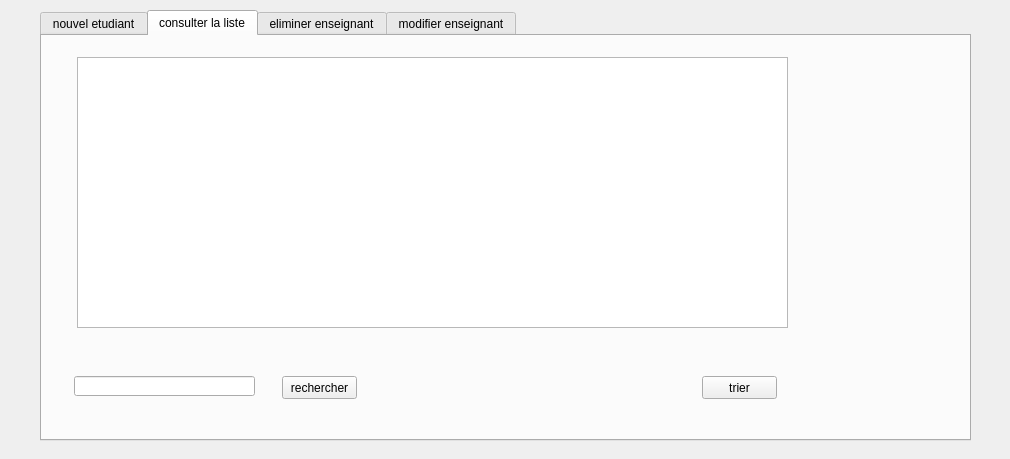
<?xml version="1.0" encoding="UTF-8"?>
<ui version="4.0">
 <class>etudiant</class>
 <widget class="QDialog" name="etudiant">
  <property name="geometry">
   <rect>
    <x>0</x>
    <y>0</y>
    <width>1010</width>
    <height>459</height>
   </rect>
  </property>
  <property name="windowTitle">
   <string>Dialog</string>
  </property>
  <widget class="QTabWidget" name="tabWidget">
   <property name="geometry">
    <rect>
     <x>40</x>
     <y>10</y>
     <width>931</width>
     <height>431</height>
    </rect>
   </property>
   <property name="currentIndex">
    <number>1</number>
   </property>
   <widget class="QWidget" name="tab">
    <attribute name="title">
     <string>nouvel etudiant</string>
    </attribute>
    <widget class="QLineEdit" name="lineEdit_identifiant">
     <property name="geometry">
      <rect>
       <x>190</x>
       <y>60</y>
       <width>113</width>
       <height>20</height>
      </rect>
     </property>
    </widget>
    <widget class="QLineEdit" name="lineEdit_nom">
     <property name="geometry">
      <rect>
       <x>190</x>
       <y>120</y>
       <width>113</width>
       <height>20</height>
      </rect>
     </property>
    </widget>
    <widget class="QLineEdit" name="lineEdit_prenom">
     <property name="geometry">
      <rect>
       <x>190</x>
       <y>180</y>
       <width>113</width>
       <height>20</height>
      </rect>
     </property>
    </widget>
    <widget class="QLineEdit" name="lineEdit_classe">
     <property name="geometry">
      <rect>
       <x>190</x>
       <y>240</y>
       <width>113</width>
       <height>20</height>
      </rect>
     </property>
    </widget>
    <widget class="QLabel" name="label">
     <property name="geometry">
      <rect>
       <x>70</x>
       <y>60</y>
       <width>47</width>
       <height>14</height>
      </rect>
     </property>
     <property name="text">
      <string>identifiant</string>
     </property>
    </widget>
    <widget class="QLabel" name="label_2">
     <property name="geometry">
      <rect>
       <x>70</x>
       <y>130</y>
       <width>47</width>
       <height>14</height>
      </rect>
     </property>
     <property name="text">
      <string>nom</string>
     </property>
    </widget>
    <widget class="QLabel" name="label_3">
     <property name="geometry">
      <rect>
       <x>70</x>
       <y>180</y>
       <width>47</width>
       <height>14</height>
      </rect>
     </property>
     <property name="text">
      <string>prenom</string>
     </property>
    </widget>
    <widget class="QLabel" name="label_4">
     <property name="geometry">
      <rect>
       <x>70</x>
       <y>240</y>
       <width>47</width>
       <height>14</height>
      </rect>
     </property>
     <property name="text">
      <string>classe</string>
     </property>
    </widget>
    <widget class="QPushButton" name="ajouter">
     <property name="geometry">
      <rect>
       <x>580</x>
       <y>350</y>
       <width>75</width>
       <height>23</height>
      </rect>
     </property>
     <property name="text">
      <string>ajouter</string>
     </property>
    </widget>
   </widget>
   <widget class="QWidget" name="tab_2">
    <attribute name="title">
     <string>consulter la liste</string>
    </attribute>
    <widget class="QTableView" name="tableView">
     <property name="geometry">
      <rect>
       <x>35</x>
       <y>21</y>
       <width>711</width>
       <height>271</height>
      </rect>
     </property>
    </widget>
    <widget class="QPushButton" name="pushButton_2">
     <property name="geometry">
      <rect>
       <x>660</x>
       <y>340</y>
       <width>75</width>
       <height>23</height>
      </rect>
     </property>
     <property name="text">
      <string>trier</string>
     </property>
    </widget>
    <widget class="QPushButton" name="rechercher">
     <property name="geometry">
      <rect>
       <x>240</x>
       <y>340</y>
       <width>75</width>
       <height>23</height>
      </rect>
     </property>
     <property name="text">
      <string>rechercher</string>
     </property>
    </widget>
    <widget class="QLineEdit" name="lineEdit_classe3">
     <property name="geometry">
      <rect>
       <x>32</x>
       <y>340</y>
       <width>181</width>
       <height>20</height>
      </rect>
     </property>
    </widget>
   </widget>
   <widget class="QWidget" name="tab_3">
    <attribute name="title">
     <string>eliminer enseignant</string>
    </attribute>
    <widget class="QLineEdit" name="lineEdit_identifiant1">
     <property name="geometry">
      <rect>
       <x>320</x>
       <y>150</y>
       <width>211</width>
       <height>31</height>
      </rect>
     </property>
    </widget>
    <widget class="QLabel" name="label_5">
     <property name="geometry">
      <rect>
       <x>210</x>
       <y>60</y>
       <width>521</width>
       <height>61</height>
      </rect>
     </property>
     <property name="styleSheet">
      <string notr="true">font: 75 28pt &quot;MS Shell Dlg 2&quot;;</string>
     </property>
     <property name="text">
      <string>saisir le identifiant de etudiant</string>
     </property>
    </widget>
    <widget class="QPushButton" name="eliminer">
     <property name="geometry">
      <rect>
       <x>390</x>
       <y>220</y>
       <width>75</width>
       <height>23</height>
      </rect>
     </property>
     <property name="text">
      <string>eliminer</string>
     </property>
    </widget>
   </widget>
   <widget class="QWidget" name="tab_4">
    <attribute name="title">
     <string>modifier enseignant</string>
    </attribute>
    <widget class="QPushButton" name="modifier">
     <property name="geometry">
      <rect>
       <x>680</x>
       <y>340</y>
       <width>75</width>
       <height>23</height>
      </rect>
     </property>
     <property name="text">
      <string>modifier</string>
     </property>
    </widget>
    <widget class="QLabel" name="label_6">
     <property name="geometry">
      <rect>
       <x>150</x>
       <y>70</y>
       <width>47</width>
       <height>14</height>
      </rect>
     </property>
     <property name="text">
      <string>identifiant</string>
     </property>
    </widget>
    <widget class="QLineEdit" name="lineEdit_identifiant2">
     <property name="geometry">
      <rect>
       <x>310</x>
       <y>70</y>
       <width>113</width>
       <height>20</height>
      </rect>
     </property>
    </widget>
    <widget class="QLineEdit" name="lineEdit_nom2">
     <property name="geometry">
      <rect>
       <x>310</x>
       <y>190</y>
       <width>113</width>
       <height>20</height>
      </rect>
     </property>
    </widget>
    <widget class="QLineEdit" name="lineEdit_prenom2">
     <property name="geometry">
      <rect>
       <x>310</x>
       <y>260</y>
       <width>113</width>
       <height>20</height>
      </rect>
     </property>
    </widget>
    <widget class="QLineEdit" name="lineEdit_classe2">
     <property name="geometry">
      <rect>
       <x>310</x>
       <y>310</y>
       <width>113</width>
       <height>20</height>
      </rect>
     </property>
    </widget>
    <widget class="QLabel" name="label_7">
     <property name="geometry">
      <rect>
       <x>320</x>
       <y>130</y>
       <width>47</width>
       <height>14</height>
      </rect>
     </property>
     <property name="text">
      <string>TextLabel</string>
     </property>
    </widget>
    <widget class="QLabel" name="label_8">
     <property name="geometry">
      <rect>
       <x>150</x>
       <y>190</y>
       <width>47</width>
       <height>14</height>
      </rect>
     </property>
     <property name="text">
      <string>nom</string>
     </property>
    </widget>
    <widget class="QLabel" name="label_9">
     <property name="geometry">
      <rect>
       <x>150</x>
       <y>260</y>
       <width>47</width>
       <height>14</height>
      </rect>
     </property>
     <property name="text">
      <string>prenom</string>
     </property>
    </widget>
    <widget class="QLabel" name="label_10">
     <property name="geometry">
      <rect>
       <x>150</x>
       <y>310</y>
       <width>47</width>
       <height>14</height>
      </rect>
     </property>
     <property name="text">
      <string>classe</string>
     </property>
    </widget>
   </widget>
  </widget>
 </widget>
 <resources/>
 <connections/>
</ui>
